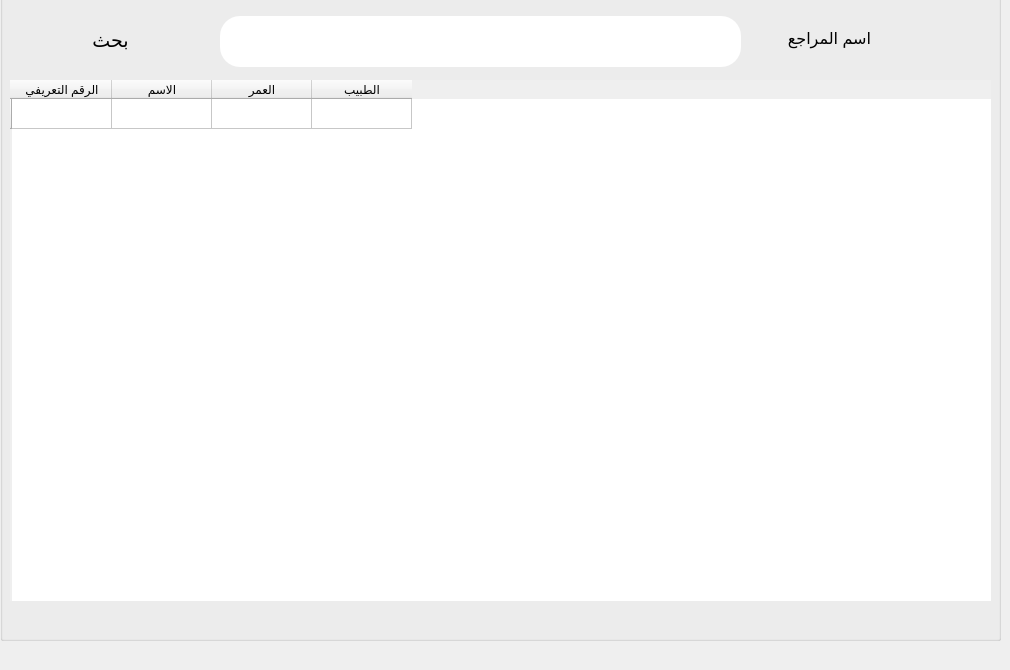
      <widget class="QWidget" name="tab_12">
       <attribute name="title">
        <string>مبيعات اليوم</string>
       </attribute>
       <widget class="QGroupBox" name="groupBox_8">
        <property name="geometry">
         <rect>
          <x>0</x>
          <y>-20</y>
          <width>1001</width>
          <height>661</height>
         </rect>
        </property>
        <property name="title">
         <string/>
        </property>
        <widget class="QLineEdit" name="lineEdit_25">
         <property name="geometry">
          <rect>
           <x>220</x>
           <y>36</y>
           <width>521</width>
           <height>51</height>
          </rect>
         </property>
         <property name="font">
          <font>
           <pointsize>13</pointsize>
          </font>
         </property>
         <property name="styleSheet">
          <string notr="true">border-radius: 20px;
</string>
         </property>
         <property name="placeholderText">
          <string/>
         </property>
        </widget>
        <widget class="QTableWidget" name="tableWidget_6">
         <property name="geometry">
          <rect>
           <x>10</x>
           <y>100</y>
           <width>981</width>
           <height>521</height>
          </rect>
         </property>
         <property name="styleSheet">
          <string notr="true">border-radius: 60px;
</string>
         </property>
         <row>
          <property name="text">
           <string/>
          </property>
         </row>
         <column>
          <property name="text">
           <string>الرقم التعريفي</string>
          </property>
         </column>
         <column>
          <property name="text">
           <string>الاسم</string>
          </property>
         </column>
         <column>
          <property name="text">
           <string>العمر</string>
          </property>
         </column>
         <column>
          <property name="text">
           <string>الطبيب</string>
          </property>
         </column>
        </widget>
        <widget class="QLabel" name="label_55">
         <property name="enabled">
          <bool>true</bool>
         </property>
         <property name="geometry">
          <rect>
           <x>760</x>
           <y>33</y>
           <width>111</width>
           <height>51</height>
          </rect>
         </property>
         <property name="font">
          <font>
           <family>Segoe UI</family>
           <pointsize>12</pointsize>
           <weight>50</weight>
           <bold>false</bold>
          </font>
         </property>
         <property name="text">
          <string>اسم المراجع</string>
         </property>
        </widget>
        <widget class="QPushButton" name="pushButton_36">
         <property name="geometry">
          <rect>
           <x>20</x>
           <y>30</y>
           <width>181</width>
           <height>61</height>
          </rect>
         </property>
         <property name="font">
          <font>
           <family>Segoe UI</family>
           <pointsize>14</pointsize>
          </font>
         </property>
         <property name="layoutDirection">
          <enum>Qt::LeftToRight</enum>
         </property>
         <property name="styleSheet">
          <string notr="true">border-radius:26px;</string>
         </property>
         <property name="text">
          <string>بحث</string>
         </property>
         <property name="icon">
          <iconset resource="icons.qrc">
           <normaloff>:/icons8-search-512.png</normaloff>:/icons8-search-512.png</iconset>
         </property>
         <property name="iconSize">
          <size>
           <width>40</width>
           <height>40</height>
          </size>
         </property>
        </widget>
       </widget>
      </widget>
